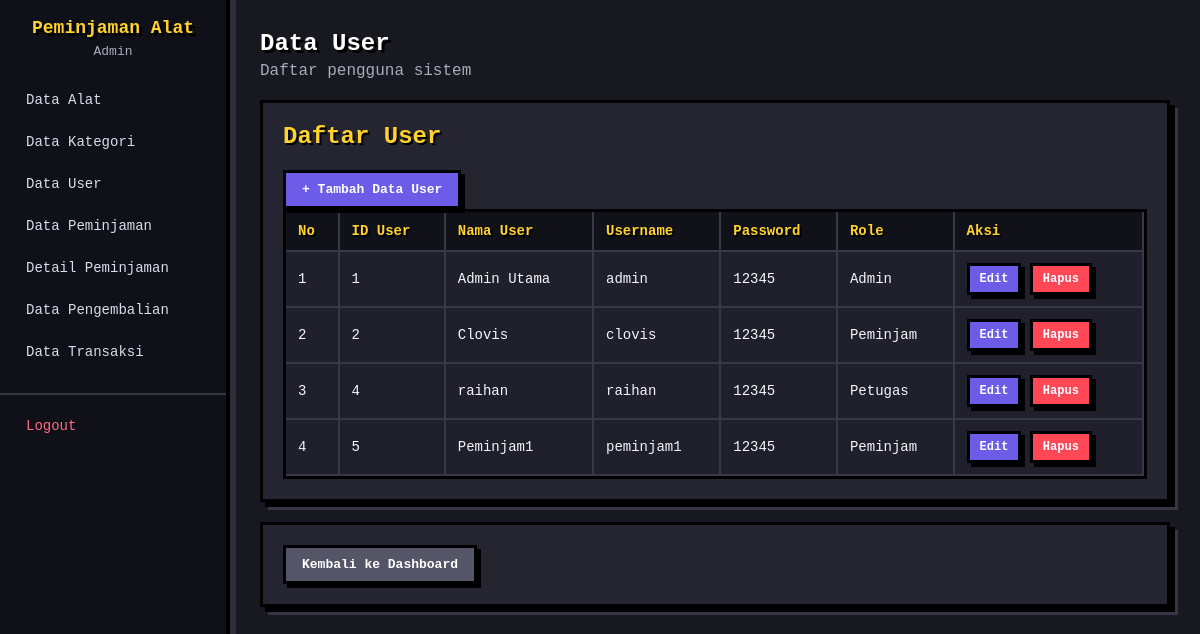
Screenshot of /app/data/user/user.php (signed in) with the database file from the repository.
### tables this page shows
CREATE TABLE `user` (
  `id_user` int(11) NOT NULL,
  `nama_user` varchar(100) NOT NULL,
  `username` varchar(50) NOT NULL,
  `password` varchar(255) NOT NULL,
  `role` enum('Admin','Petugas','Peminjam') NOT NULL
);

### app/data/user/user.php (the view, shortened to what this page needs)
<?php
include "../../config/connection.php";
$query = "SELECT * FROM user";
$data = $conn->query($query);
?>
<!DOCTYPE html>
<html>
<head>
    <link rel="stylesheet" href="/ProjectUKK/public/css/style.css?v=2">
</head>
<body>
    <div class="layout">
        <div class="sidebar">
            <div class="sidebar-header">
                <h2>Peminjaman Alat</h2>
                <p>Admin</p>
            </div>
            <ul class="sidebar-menu">
                <li>
                    <a href="../../controller/admin/alat.php">
                        Data Alat
                    </a>
                </li>
                <li>
                    <a href="../../controller/admin/kategori.php">
                        Data Kategori
                    </a>
                </li>
                <li>
                    <a href="../../controller/admin/user.php">
                        Data User
                    </a>
                </li>
                <li>
                    <a href="../../controller/admin/peminjaman.php">
                        Data Peminjaman
                    </a>
                </li>
                <li>
                    <a href="../../controller/admin/detail_peminjaman.php">
                        Detail Peminjaman
                    </a>
                </li>
                <li>
                    <a href="../../controller/admin/pengembalian.php">
                        Data Pengembalian
                    </a>
                </li>
                <li>
                    <a href="../../controller/admin/transaksi.php">
                        Data Transaksi
                    </a>
                </li>
                <li class="logout-menu">
                    <a href="../../../public/logout.php">
                        Logout
                    </a>
                </li>
            </ul>
        </div>
        <div class="main">
            <div class="topbar">
                <div>
                    <h1>Data User</h1>
                    <p>
                        Daftar pengguna sistem
                    </p>
                </div>
            </div>
            <div class="card">
                <div class="toolbar">
                    <h2>Daftar User</h2>
                    <a href="tambah.php" class="btn btn-primary">
                        + Tambah Data User
                    </a>
                </div>
                <table>
                    <tr>
                        <th>No</th>
                        <th>ID User</th>
                        <th>Nama User</th>
                        <th>Username</th>
                        <th>Password</th>
                        <th>Role</th>
                        <th>Aksi</th>
                    </tr>
                    <?php
                    $no = 1;
                    while ($row = $data->fetch_assoc()) {
                        ?>
                        <tr>
                            <td>
                                <?= $no++; ?>
                            </td>
                            <td>
                                <?= $row['id_user']; ?>
                            </td>
                            <td>
                                <?= $row['nama_user']; ?>
                            </td>
                            <td>
                                <?= $row['username']; ?>
                            </td>
                            <td>
                                <?= $row['password']; ?>
                            </td>
                            <td>
                                <?= $row['role']; ?>
                            </td>
                            <td>
                                <a href="edit.php?id=<?= $row['id_user']; ?>" class="btn btn-primary btn-sm">
                                    Edit
                                </a>
                                <a href="hapus.php?id=<?= $row['id_user']; ?>" class="btn btn-danger btn-sm">
                                    Hapus
                                </a>
                            </td>
                        </tr>
                    <?php } ?>
                </table>
            </div>
            <div class="card">
                <a href="../../views/admin.php" class="btn btn-muted">
                    Kembali ke Dashboard
                </a>
            </div>
        </div>
    </div>
</body>
</html>

### public/css/style.css (style rules this page uses)
:root { --primary: #6c5ce7; --primary-dark: #4834d4; --danger: #ff4757; --success: #2ed573; --bg: #181820; --card: #252532; --border: #45455a; --text: #f5f6fa; --muted: #aaaabd; --yellow: #ffd32a; --radius: 0px; }
* { box-sizing: border-box; }
html { scroll-behavior: smooth; }
body { margin: 0; font-family: "Courier New", monospace; background: var(--bg); color: var(--text); image-rendering: pixelated; }
.layout { display: flex; min-height: 100vh; animation: pixelIn 0.35s ease; }
.sidebar { width: 230px; background: #101018; color: white; flex-shrink: 0; padding: 18px 0; border-right: 4px solid #000; box-shadow: 6px 0 0 #2d2d3d; }
.sidebar-header { text-align: center; padding: 0 15px; margin-bottom: 20px; }
.sidebar-header h2 { font-size: 18px; margin: 0 0 6px; color: var(--yellow); text-shadow: 3px 3px 0 #000; }
.sidebar-header p { font-size: 13px; color: #aaaabd; margin: 0; }
.sidebar-menu { list-style: none; padding: 0; margin: 0; }
.sidebar-menu li { margin: 0; }
.sidebar-menu a { display: block; padding: 13px 22px; color: #dcdcea; text-decoration: none; font-size: 14px; border-left: 4px solid transparent; transition: transform 0.1s, background 0.1s, color 0.1s; }
.logout-menu { margin-top: 20px !important; border-top: 2px solid #353545; padding-top: 10px; }
.logout-menu a { color: #ff6b81; }
.main { flex: 1; padding: 30px; max-width: 1200px; animation: pixelIn 0.45s ease; }
.topbar { margin-bottom: 20px; }
.topbar h1 { font-size: 24px; margin: 0 0 5px; color: white; text-shadow: 3px 3px 0 #000; }
.topbar p { margin: 0; color: var(--muted); }
.card { background: var(--card); border: 3px solid #000; border-radius: 0; padding: 20px; margin-bottom: 20px; box-shadow: 5px 5px 0 #000, 8px 8px 0 #353545; animation: pixelIn 0.4s ease; }
.card h2 { margin-top: 0; color: var(--yellow); text-shadow: 2px 2px 0 #000; }
table { width: 100%; border-collapse: separate; border-spacing: 0; background: #20202c; font-size: 14px; border: 3px solid #000; }
th, td { padding: 11px 12px; border-right: 2px solid #383849; border-bottom: 2px solid #383849; text-align: left; }
th { background: #11111a; color: var(--yellow); font-weight: bold; text-shadow: 2px 2px 0 #000; }
.btn { display: inline-block; padding: 9px 16px; border-radius: 0; border: 3px solid #000; cursor: pointer; font-family: "Courier New", monospace; font-size: 13px; font-weight: bold; text-decoration: none; box-shadow: 4px 4px 0 #000; transition: transform 0.1s, box-shadow 0.1s; }
.btn-primary { background: var(--primary); color: white; }
.btn-danger { background: var(--danger); color: white; }
.btn-muted { background: #555568; color: white; }
.btn-sm { padding: 6px 10px; font-size: 12px; }

### rows the page displays
user: id_user "1", nama_user "Admin Utama", username "admin", password "12345", role "Admin"
user: id_user "2", nama_user "Clovis", username "clovis", password "12345", role "Peminjam"
user: id_user "4", nama_user "raihan", username "raihan", password "12345", role "Petugas"
user: id_user "5", nama_user "Peminjam1", username "peminjam1", password "12345", role "Peminjam"
